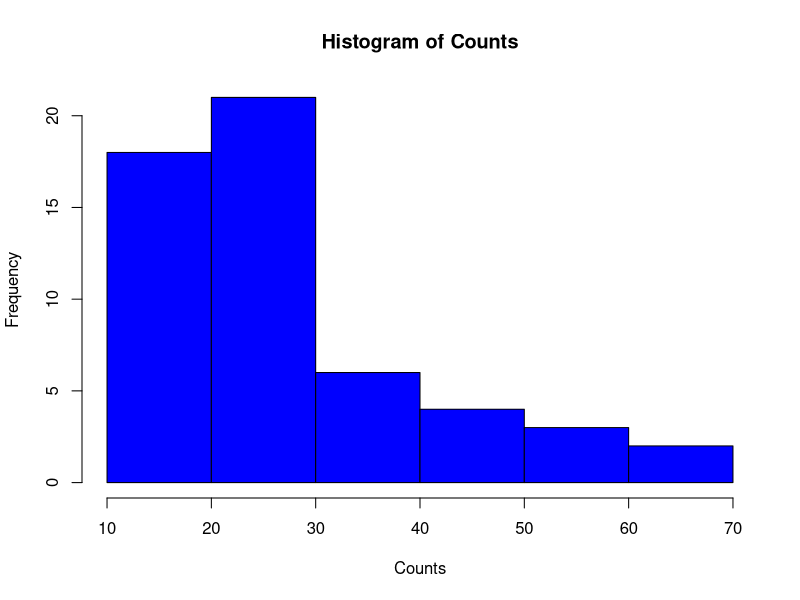
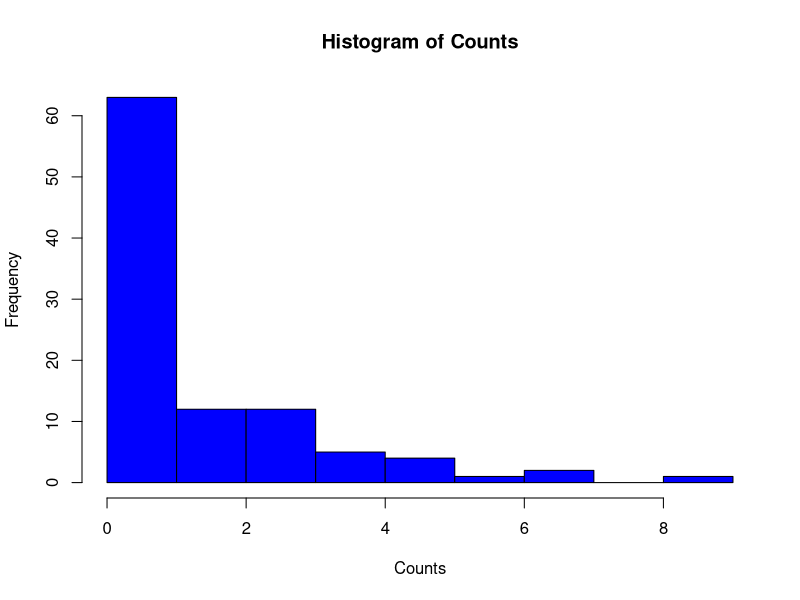

These figures' R source, in order:
options(repr.plot.width=4, repr.plot.height=3)
#Input some counts
data<- c(26,30,54,25,70,52,51,26,67,18,21,29,17,12,18,35,30,36,36,21,24,18,10,43,28,15,26,27,14,29,19,29,31,41,20,44,42,26,19,16,39,28,21,39,29,20,21,24,17,13,15,15,16,28)
#Histogram of counts
hist(data, xlab="Counts", main="Histogram of Counts", col="blue")
#Mean
print("The Mean is")
mean(data)
#Variance
print("The Variance is")
var(data)
# The mean is a lot smaller than the variance, suggesting overdispersion


options(repr.plot.width=4, repr.plot.height=3)
#Install package
#install.packages("VGAM")
library("VGAM")

#Number of data points to simulate
n=100
#Shape
lambda=3
#Probability of drawing a zero
p=0.5
#Create data
zip<-rzipois(n, lambda = lambda, pstr0 = p)
#Plot Histogram
hist(zip, xlab="Counts", main="Histogram of Counts", col="blue")
